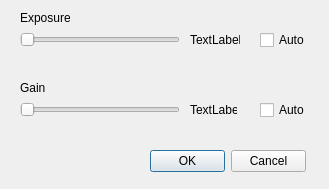
<?xml version="1.0" encoding="UTF-8"?>
<ui version="4.0">
 <class>Form</class>
 <widget class="QWidget" name="Form">
  <property name="geometry">
   <rect>
    <x>0</x>
    <y>0</y>
    <width>329</width>
    <height>189</height>
   </rect>
  </property>
  <property name="sizePolicy">
   <sizepolicy hsizetype="Fixed" vsizetype="Fixed">
    <horstretch>0</horstretch>
    <verstretch>0</verstretch>
   </sizepolicy>
  </property>
  <property name="windowTitle">
   <string>Form</string>
  </property>
  <widget class="QDialogButtonBox" name="ConfirmButtonBox">
   <property name="geometry">
    <rect>
     <x>150</x>
     <y>150</y>
     <width>156</width>
     <height>23</height>
    </rect>
   </property>
   <property name="standardButtons">
    <set>QDialogButtonBox::Cancel|QDialogButtonBox::Ok</set>
   </property>
  </widget>
  <widget class="QSlider" name="ExposureSlider">
   <property name="geometry">
    <rect>
     <x>20</x>
     <y>30</y>
     <width>160</width>
     <height>20</height>
    </rect>
   </property>
   <property name="maximum">
    <number>62250</number>
   </property>
   <property name="orientation">
    <enum>Qt::Horizontal</enum>
   </property>
  </widget>
  <widget class="QLabel" name="ExposureLabel">
   <property name="geometry">
    <rect>
     <x>20</x>
     <y>10</y>
     <width>50</width>
     <height>15</height>
    </rect>
   </property>
   <property name="text">
    <string>Exposure</string>
   </property>
  </widget>
  <widget class="QSlider" name="GainSlider">
   <property name="geometry">
    <rect>
     <x>20</x>
     <y>100</y>
     <width>160</width>
     <height>20</height>
    </rect>
   </property>
   <property name="maximum">
    <number>10</number>
   </property>
   <property name="orientation">
    <enum>Qt::Horizontal</enum>
   </property>
  </widget>
  <widget class="QLabel" name="GainLabel">
   <property name="geometry">
    <rect>
     <x>20</x>
     <y>80</y>
     <width>50</width>
     <height>15</height>
    </rect>
   </property>
   <property name="text">
    <string>Gain</string>
   </property>
  </widget>
  <widget class="QCheckBox" name="AutoExposureBox">
   <property name="geometry">
    <rect>
     <x>260</x>
     <y>30</y>
     <width>70</width>
     <height>20</height>
    </rect>
   </property>
   <property name="text">
    <string>Auto</string>
   </property>
  </widget>
  <widget class="QCheckBox" name="AutoGainBox">
   <property name="geometry">
    <rect>
     <x>260</x>
     <y>100</y>
     <width>70</width>
     <height>20</height>
    </rect>
   </property>
   <property name="text">
    <string>Auto</string>
   </property>
  </widget>
  <widget class="QLabel" name="ExposureValueLabel">
   <property name="geometry">
    <rect>
     <x>190</x>
     <y>30</y>
     <width>50</width>
     <height>20</height>
    </rect>
   </property>
   <property name="text">
    <string>TextLabel</string>
   </property>
  </widget>
  <widget class="QLabel" name="GainValueLabel">
   <property name="geometry">
    <rect>
     <x>190</x>
     <y>100</y>
     <width>47</width>
     <height>20</height>
    </rect>
   </property>
   <property name="text">
    <string>TextLabel</string>
   </property>
  </widget>
 </widget>
 <resources/>
 <connections/>
</ui>
